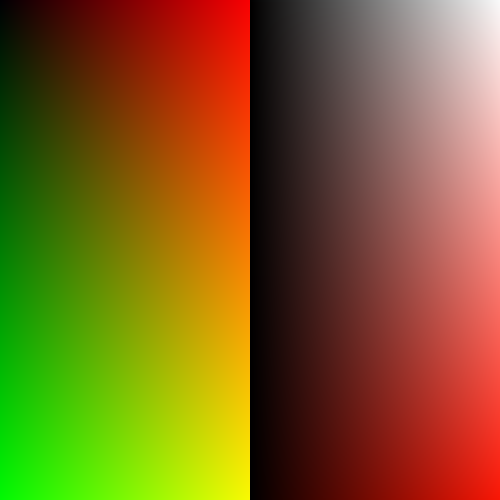
Frame 1 (no input)
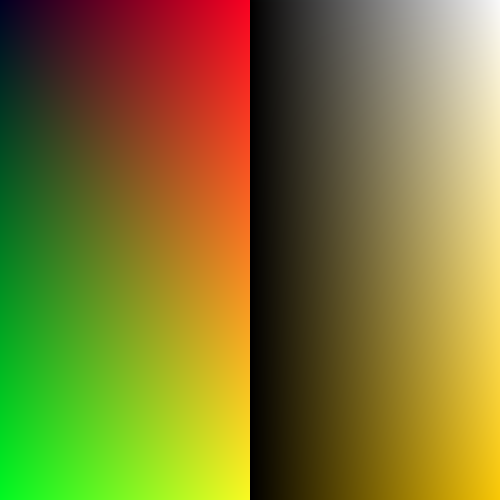
Frame 60 (the mouse pressed at the canvas centre just before this capture)
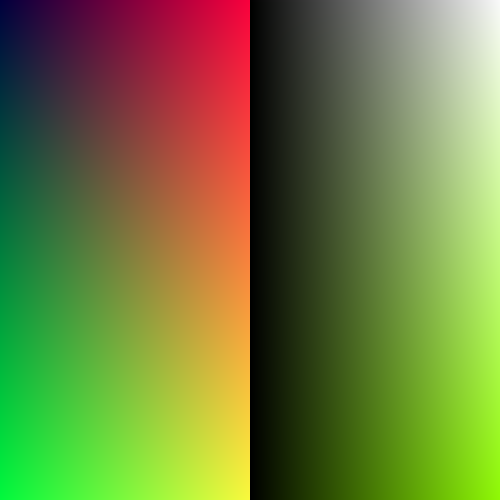
Frame 120 (the mouse held since frame 60 and released just before this capture)

The Processing sketch that drew these frames (run headless with seeded random() and noise(); from frame 60 on, the mouse is pressed at the canvas centre):

// Processing sketch: rgb_hsv
// ── rgb_hsv.pde
color rgb;
color hsv;
void setup() {
  size(500, 500);
}

void draw() {
  float time = millis() / 1000. / 10.;
  colorMode(RGB);
  for(int x = 0; x < width / 2; x++) {
    for(int y = 0; y < height; y++) {
      int red =  x;
      int green = y / 2;
      int blue = int(255*abs(sin(time)));
      color c = color(red, green, blue);
      set(x, y, c);
    }
  }
  
  colorMode(HSB);
  
    for(int x = width/2; x < width; x++) {
    for(int y = 0; y < height; y++) {
      int hue = int(255*abs(sin(time)));
      int brightness =  x - 250;
      int saturation = y / 2;
      color c = color(hue, saturation, brightness);
      set(x, y, c);
    }
  }
}
